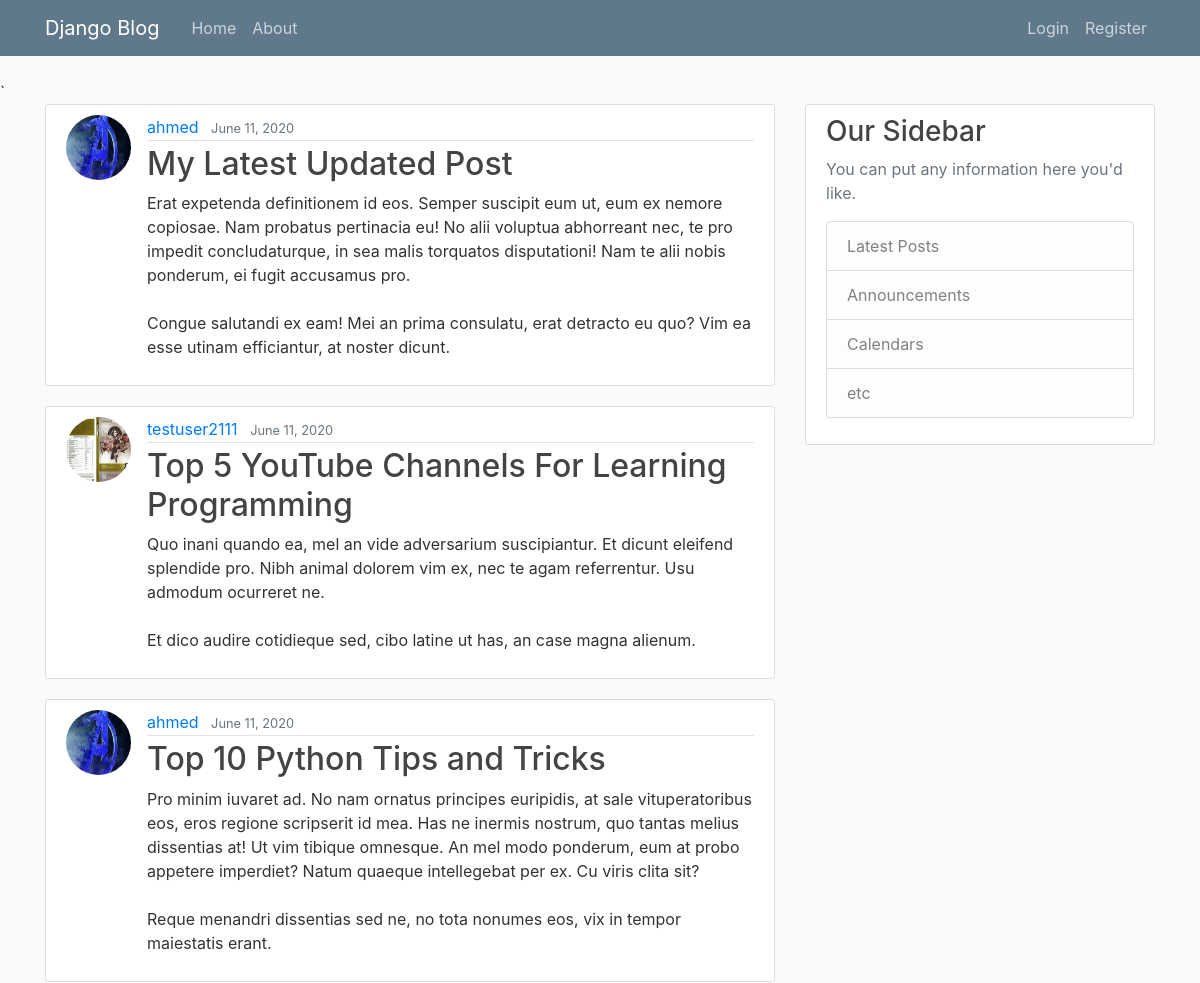
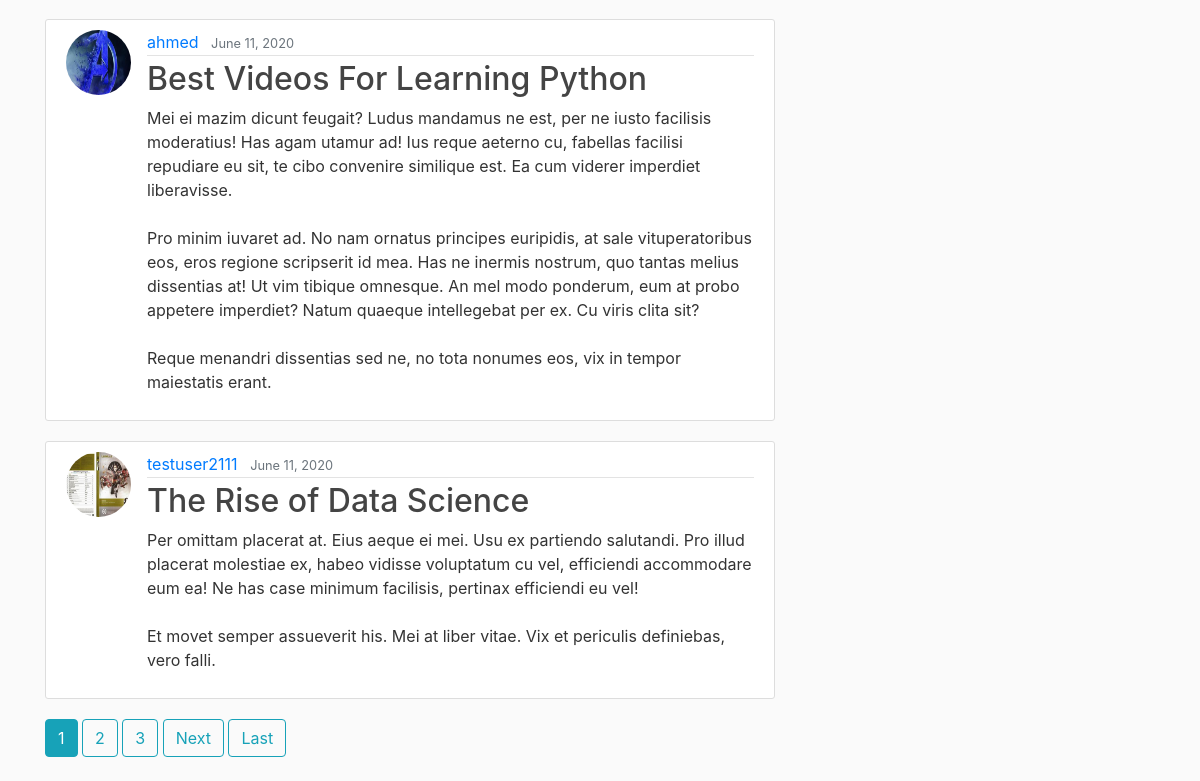
The page / on the database its author committed (2 pictures, top to bottom).
### blog/models.py (models this page shows, shortened)
class Post(models.Model):
	title= models.CharField(max_length=100)
	content= models.TextField()
	date_posted=models.DateTimeField(default=timezone.now)
	author= models.ForeignKey(User, on_delete=models.CASCADE)

### users/models.py (models this page shows, shortened)
class Profile(models.Model):
	user = models.OneToOneField(User, on_delete=models.CASCADE)
	image= models.ImageField(default='default.jpg', upload_to='profile_pics')

### blog/views.py (the view)
# urls.py: path('',PostListView.as_view(), name='blog-home'),
class PostListView(ListView):
    model = Post
    template_name = 'blog/home.html'  # <app>/<model>_<viewtype>.html
    context_object_name = 'posts'
    ordering = ['-date_posted']
    paginate_by = 5

### blog/templates/blog/home.html (shortened to what this page needs)
{% extends "blog/base.html" %}
{% block content %}
    {% for post in posts %}
        <article class="media content-section">
          <img class="rounded-circle article-img" src="{{ post.author.profile.image.url }}">
          <div class="media-body">
            <div class="article-metadata">
              <a class="mr-2" href="{% url 'user-posts' post.author.username %}">{{ post.author }}</a>
              <small class="text-muted">{{ post.date_posted|date:"F d, Y" }}</small>
            </div>
            <h2><a class="article-title" href="{% url 'post-detail' post.id %}">{{ post.title }}</a></h2>
            <p class="article-content">{{ post.content }}</p>
          </div>
        </article>
    {% endfor %}
    {% if is_paginated %}
      {% for num in page_obj.paginator.page_range %}
        {% if page_obj.number == num %}
          <a class="btn btn-info mb-4" href="?page={{ num }}">{{ num }}</a>
        {% elif num > page_obj.number|add:'-3' and num < page_obj.number|add:'3' %}
          <a class="btn btn-outline-info mb-4" href="?page={{ num }}">{{ num }}</a>
        {% endif %}
      {% endfor %}
      {% if page_obj.has_next %}
        <a class="btn btn-outline-info mb-4" href="?page={{ page_obj.next_page_number }}">Next</a>
        <a class="btn btn-outline-info mb-4" href="?page={{ page_obj.paginator.num_pages }}">Last</a>
      {% endif %}
    {% endif %}
{% endblock content %}

### blog/templates/blog/base.html (shortened to what this page needs)
{% load static %}
<!DOCTYPE html>
<html>
<head>
    <link rel="stylesheet" href="https://maxcdn.bootstrapcdn.com/bootstrap/4.0.0/css/bootstrap.min.css">
    <link rel="stylesheet" type="text/css" href="{% static 'blog/main.css' %}">
</head>
<body>
	<header class="site-header">
	  <nav class="navbar navbar-expand-md navbar-dark bg-steel fixed-top">
	    <div class="container">
	      <a class="navbar-brand mr-4" href="/">Django Blog</a>
	      <div class="collapse navbar-collapse" id="navbarToggle">
	        <div class="navbar-nav mr-auto">
	          <a class="nav-item nav-link" href="{% url 'blog-home' %}">Home</a>
	          <a class="nav-item nav-link" href="{% url 'blog-about' %}">About</a>
	        </div>
	        <div class="navbar-nav">
	        	{% if user.is_authenticated %}
	        		<a class="nav-item nav-link" href="{% url 'post-create'%}">New Post</a>
	        		<a class="nav-item nav-link" href="{% url 'profile'%}">Profile</a>
			  		<a class="nav-item nav-link" href="{% url 'logout'%}">Logout</a>
	          {% else %}
	          	<a class="nav-item nav-link" href="{% url 'login'%}">Login</a>
	          	<a class="nav-item nav-link" href="{% url 'register'%}">Register</a>
	          {% endif %}
	        </div>
	      </div>
	    </div>
	  </nav>
`</header>
	<main role="main" class="container">
	  <div class="row">
	    <div class="col-md-8">
	      {% block content %}{% endblock %}
	    </div>
	    <div class="col-md-4">
	      <div class="content-section">
	        <h3>Our Sidebar</h3>
	        <p class='text-muted'>You can put any information here you'd like.
	          <ul class="list-group">
	            <li class="list-group-item list-group-item-light">Latest Posts</li>
	            <li class="list-group-item list-group-item-light">Announcements</li>
	            <li class="list-group-item list-group-item-light">Calendars</li>
	            <li class="list-group-item list-group-item-light">etc</li>
	          </ul>
	        </p>
	      </div>
	    </div>
	  </div>
	</main>
</body>
</html>

### blog/static/blog/main.css (style rules this page uses)
body { background: #fafafa; color: #333333; margin-top: 5rem; }
h1, h2, h3, h4, h5, h6 { color: #444444; }
ul { margin: 0; }
.bg-steel { background-color: #5f788a; }
.site-header .navbar-nav .nav-link { color: #cbd5db; }
.content-section { background: #ffffff; padding: 10px 20px; border: 1px solid #dddddd; border-radius: 3px; margin-bottom: 20px; }
.article-title { color: #444444; }
.article-content { white-space: pre-line; }
.article-img { height: 65px; width: 65px; margin-right: 16px; }
.article-metadata { padding-bottom: 1px; margin-bottom: 4px; border-bottom: 1px solid #e3e3e3 }

### rows shown on the page
Post: author.profile.image (placeholder picture), author "ahmed", date_posted "June 11, 2020", title "My Latest Updated Post", content "Erat expetenda definitionem id eos. Semper suscipit eum ut, eum ex nemore copiosae. Nam probatus pertinacia eu! No alii voluptua abhorreant nec, te pro impedit concludaturque, in sea malis torquatos disputationi! Nam te alii nobis ponderum, ei fugit accusamus pro. Congue salutandi ex eam! Mei an prima consulatu, erat detracto eu quo? Vim ea esse utinam efficiantur, at noster dicunt."
Post: author.profile.image (picture), author "testuser2111", date_posted "June 11, 2020", title "Top 5 YouTube Channels For Learning Programming", content "Quo inani quando ea, mel an vide adversarium suscipiantur. Et dicunt eleifend splendide pro. Nibh animal dolorem vim ex, nec te agam referrentur. Usu admodum ocurreret ne. Et dico audire cotidieque sed, cibo latine ut has, an case magna alienum."
Post: author.profile.image (placeholder picture), author "ahmed", date_posted "June 11, 2020", title "Top 10 Python Tips and Tricks", content "Pro minim iuvaret ad. No nam ornatus principes euripidis, at sale vituperatoribus eos, eros regione scripserit id mea. Has ne inermis nostrum, quo tantas melius dissentias at! Ut vim tibique omnesque. An mel modo ponderum, eum at probo appetere imperdiet? Natum quaeque intellegebat per ex. Cu viris clita sit? Reque menandri dissentias sed ne, no tota nonumes eos, vix in tempor maiestatis erant."
Post: author.profile.image (placeholder picture), author "ahmed", date_posted "June 11, 2020", title "Best Videos For Learning Python", content "Mei ei mazim dicunt feugait? Ludus mandamus ne est, per ne iusto facilisis moderatius! Has agam utamur ad! Ius reque aeterno cu, fabellas facilisi repudiare eu sit, te cibo convenire similique est. Ea cum viderer imperdiet liberavisse. Pro minim iuvaret ad. No nam ornatus principes euripidis, at sale vituperatoribus eos, eros regione scripserit id mea. Has ne inermis nostrum, quo tantas melius dissentias at! Ut vim tibique omnesque. An mel modo ponderum, eum at probo appetere imperdiet? Natum quaeque intellegebat per ex. Cu viris clita sit? Reque menandri dissentias sed ne, no tota nonumes eos, vix in tempor maiestatis erant."
Post: author.profile.image (picture), author "testuser2111", date_posted "June 11, 2020", title "The Rise of Data Science", content "Per omittam placerat at. Eius aeque ei mei. Usu ex partiendo salutandi. Pro illud placerat molestiae ex, habeo vidisse voluptatum cu vel, efficiendi accommodare eum ea! Ne has case minimum facilisis, pertinax efficiendi eu vel! Et movet semper assueverit his. Mei at liber vitae. Vix et periculis definiebas, vero falli."

### other values the page prints
{{ num }} "1"
{{ num }} "2" "3"
